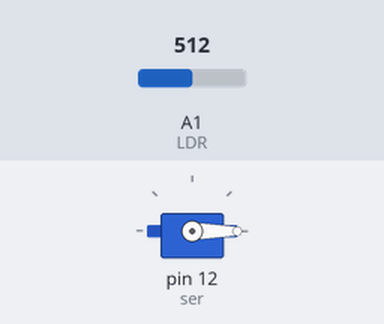
Recording of a sketch running on a simulated Arduino Uno, built with avr-gcc and run on an emulated ATmega328P. Shown: servo. The test bench sets the inputs (shaded band); at power-on: A1 (LDR) = 512.

Above: at 2.8 s.
2.9 s: A1 (LDR) set to 340
At 3.8 s:
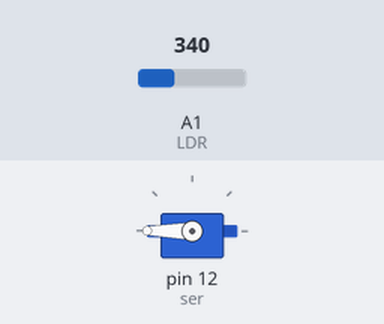
8.9 s: A1 (LDR) set to 360
At 9.8 s:
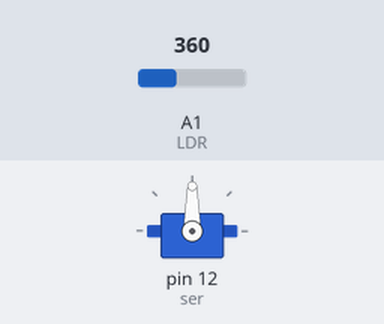
14.9 s: A1 (LDR) set to 306
Timing chart, 0 to 26.9 s (numbered marks = the images above; inputs shaded):
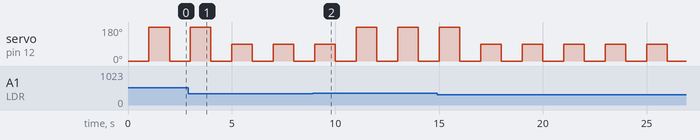

The sketch:

photoresister_with_servo1.ino
```cpp
#include <Servo.h>

Servo ser;                  // Create servo object
int light;

void setup()
{
  ser.attach(12);           // Attach servo signal pin to D12
  pinMode(A1, INPUT);
}

void loop()
{
  light = analogRead(A1);   // Read LDR or sensor value

  if(light >= 200 && light < 350)
  {
    ser.write(0);           // Move to 0 degrees
    delay(1000);
    ser.write(90);          // Move to 90 degrees
    delay(1000);
  }
  else if(light >= 350 && light < 450)
  {
    ser.write(0);
    delay(1000);
    ser.write(180);         // Move to 180 degrees
    delay(1000);
  }
  else if(light >= 450)
  {
    ser.write(0);
    delay(1000);
    ser.write(180);         // Max servo angle is 180
    delay(1000);
  }
}
```

Measured:
- by itself, servo on pin 12 (ser): repeats every 2.0 s: 0° 1.0 s, 90° 1.0 s
